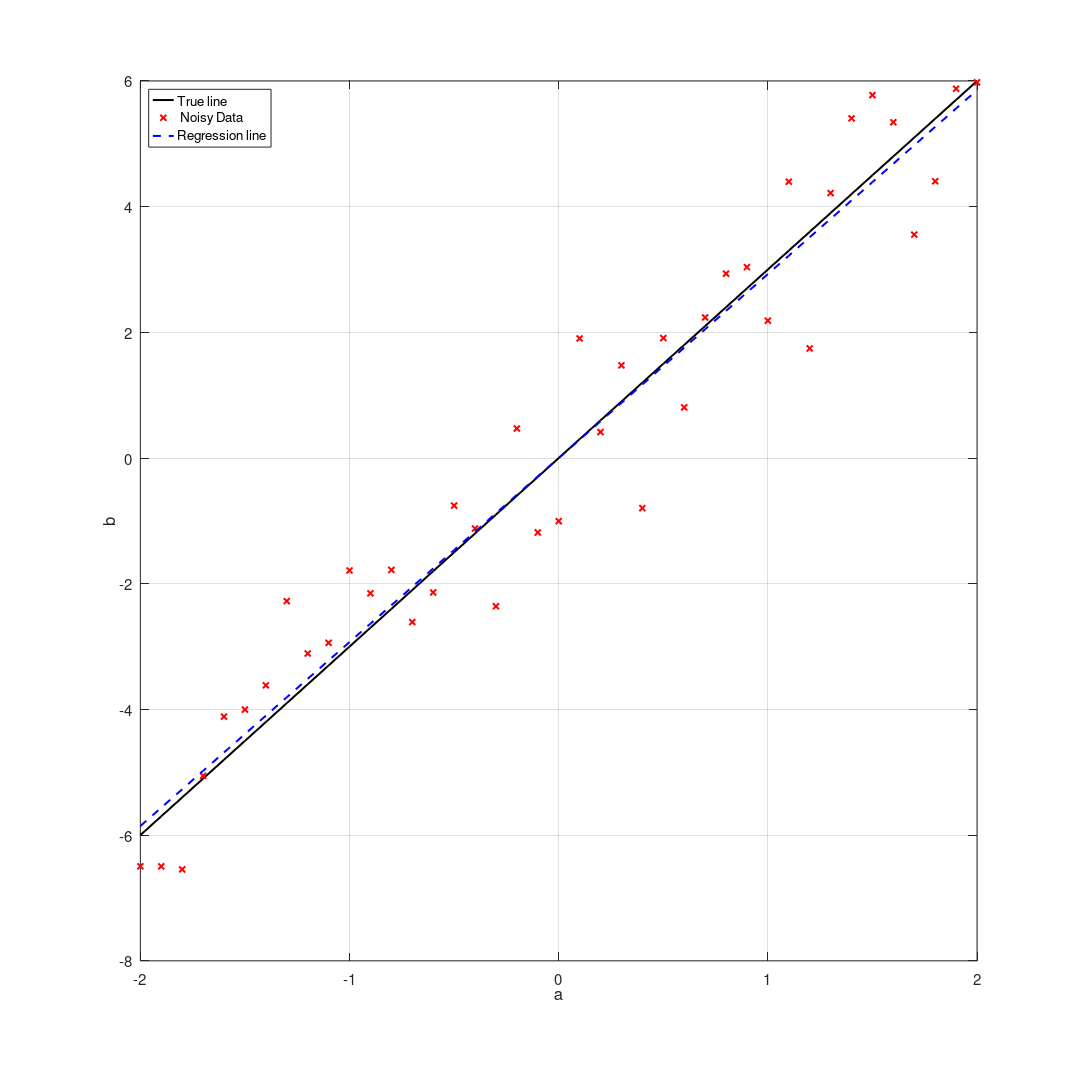

Recreate this plot in MATLAB.
% Linear Regression using SVD - Example #1

clear all, close all, clc

x=3; % True Slope
a = [-2:0.1:2]';
b = a*x + 1*randn(size(a));

plot(a, x*a,'k', 'LineWidth',2);
hold
plot(a,b,'rx','LineWidth',2);

[U,S,V] = svd(a, 'econ');
xtilde = V*inv(S)*U'*b;

plot(a, xtilde*a, 'b--', 'LineWidth',2)
l1 = legend('True line', ' Noisy Data', 'Regression line');
set(l1, 'Location', 'NorthWest')
set(l1, 'FontSize', 18)
grid on
set(gcf, 'Position', [1400 100 1500 1500])
set(gcf, 'PaperPositionMode', 'auto')
set(gca, 'FontSize', 15)
xlabel('a')
ylabel('b')
